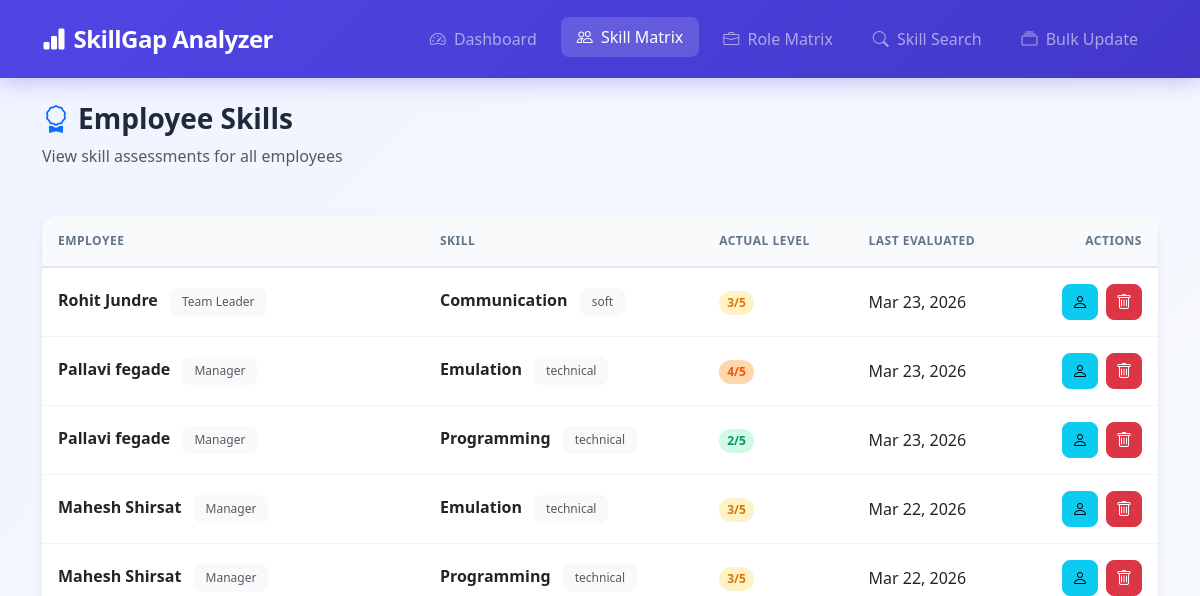
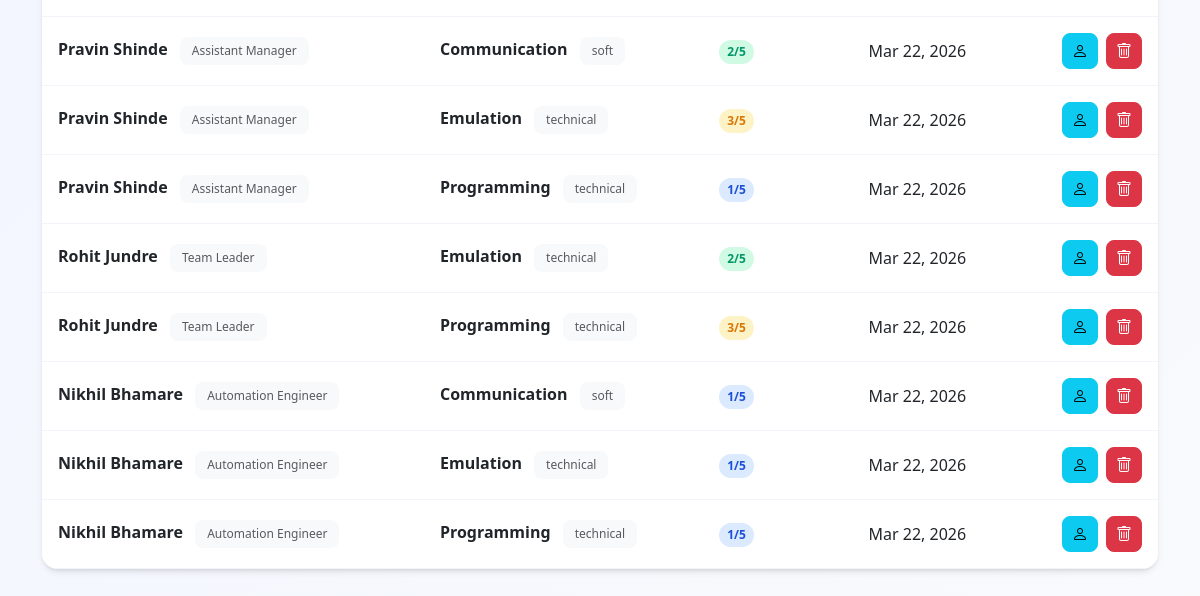
/employee-skills/, run on an earlier commit of the app's database (2 pictures, top to bottom).
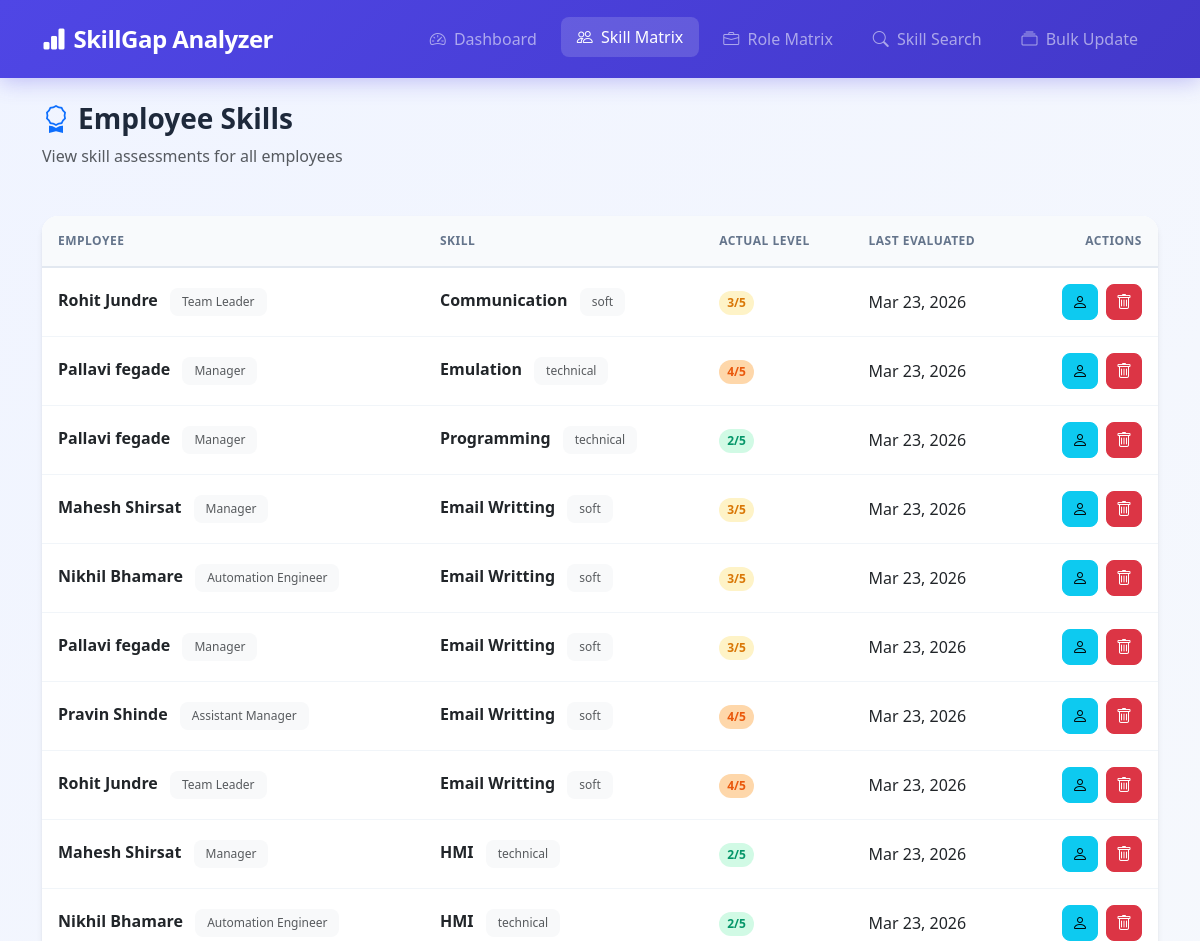
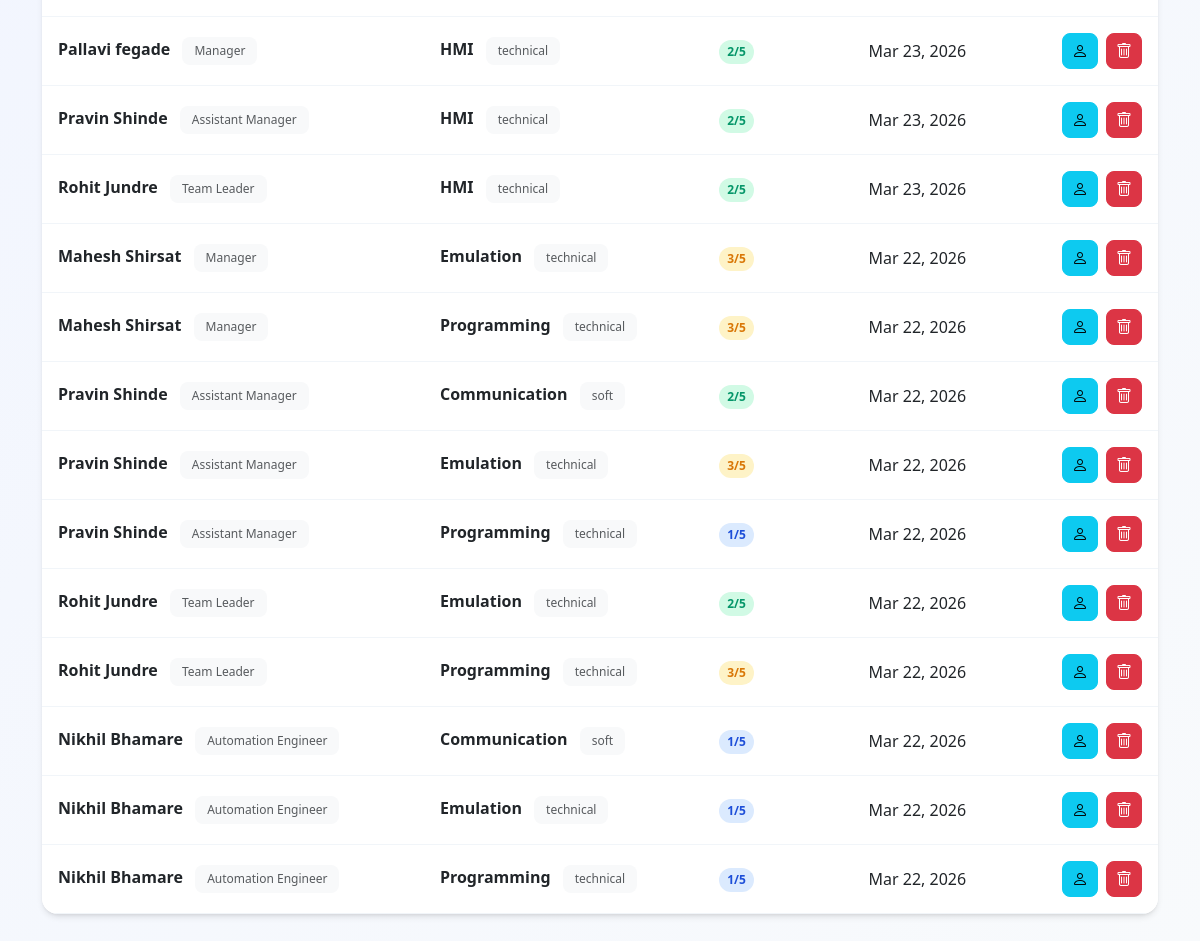
And on a later commit of the database (2 pictures, top to bottom).
### gap_analysis/models.py (models this page shows, shortened)
class EmployeeSkill(models.Model):
    skill_matrix = models.ForeignKey(SkillMatrix, on_delete=models.CASCADE, related_name='skills')
    skill = models.ForeignKey(Skill, on_delete=models.CASCADE, related_name='employee_skills')
    actual_level = models.IntegerField(
        default=0,
        validators=[MinValueValidator(0), MaxValueValidator(5)]
    )
    notes = models.TextField(blank=True, null=True)
    last_evaluated = models.DateField(auto_now=True)
    class Meta:
        unique_together = ('skill_matrix', 'skill')
        ordering = ['skill__name']

class SkillMatrix(models.Model):
    STATUS_CHOICES = [
        ('active', 'Active'),
        ('inactive', 'Inactive'),
        ('on_leave', 'On Leave'),
    ]
    user = models.OneToOneField(User, on_delete=models.CASCADE, null=True, blank=True)
    name = models.CharField(max_length=100)
    email = models.EmailField(blank=True, null=True)
    manager = models.ForeignKey('self', on_delete=models.SET_NULL, null=True, blank=True, related_name='subordinates')
    role_matrix = models.ForeignKey(RoleMatrix, on_delete=models.SET_NULL, null=True, blank=True, help_text="Assigned Role")
    status = models.CharField(max_length=20, choices=STATUS_CHOICES, default='active')
    join_date = models.DateField(null=True, blank=True)
    class Meta:
        ordering = ['name']

class RoleMatrix(models.Model):
    title = models.CharField(max_length=100, help_text="Role/Job Title")
    department = models.CharField(max_length=100, blank=True, null=True, help_text="Department name")
    description = models.TextField(blank=True, null=True)
    class Meta:
        verbose_name_plural = "Role Matrices"
        ordering = ['title']
    @property
    def name(self):
        return self.title

class Skill(models.Model):
    CATEGORY_CHOICES = [
        ('technical', 'Technical'),
        ('soft', 'Soft Skills'),
        ('leadership', 'Leadership'),
        ('domain', 'Domain Knowledge'),
        ('tools', 'Tools & Software'),
        ('other', 'Other'),
    ]
    name = models.CharField(max_length=100, unique=True)
    category = models.CharField(max_length=100, choices=CATEGORY_CHOICES, blank=True, null=True)
    description = models.TextField(blank=True, null=True)
    class Meta:
        ordering = ['name']

### gap_analysis/views.py (the view)
# urls.py: path('employee-skills/', views.EmployeeSkillListView.as_view(), name='employee_skill_list'),
class EmployeeSkillListView(ListView):
    model = EmployeeSkill
    template_name = 'gap_analysis/employee_skill_list.html'
    context_object_name = 'employee_skills'
    queryset = EmployeeSkill.objects.select_related('skill_matrix', 'skill').all().order_by('-last_evaluated')

### gap_analysis/templates/gap_analysis/employee_skill_list.html (shortened to what this page needs)
{% extends 'gap_analysis/base.html' %}
{% block content %}
<div class="animate-fade-in">
    <div class="page-header">
        <div>
            <h1 class="page-title">
                <i class="bi bi-award me-2 text-primary"></i>Employee Skills
            </h1>
            <p class="text-muted mt-1">View skill assessments for all employees</p>
        </div>
    </div>
    {% if employee_skills %}
    <div class="card">
        <div class="card-body p-0">
            <div class="table-responsive">
                <table class="table table-hover mb-0">
                    <thead>
                        <tr>
                            <th>Employee</th>
                            <th>Skill</th>
                            <th>Actual Level</th>
                            <th>Last Evaluated</th>
                            <th class="text-end">Actions</th>
                        </tr>
                    </thead>
                    <tbody>
                        {% for es in employee_skills %}
                        <tr>
                            <td>
                                <strong>{{ es.skill_matrix.name }}</strong>
                                {% if es.skill_matrix.role_matrix %}
                                    <span class="badge bg-light text-muted ms-2">{{ es.skill_matrix.role_matrix.title }}</span>
                                {% endif %}
                            </td>
                            <td>
                                <strong>{{ es.skill.name }}</strong>
                                {% if es.skill.category %}
                                    <span class="badge bg-light text-muted ms-2">{{ es.skill.category }}</span>
                                {% endif %}
                            </td>
                            <td>
                                <span class="level-badge level-{{ es.actual_level }}">{{ es.actual_level }}/5</span>
                            </td>
                            <td>{{ es.last_evaluated|date:"M d, Y" }}</td>
                            <td>
                                <div class="d-flex justify-content-end gap-2">
                                    <a href="{% url 'employee_profile' es.skill_matrix.id %}" class="btn btn-info btn-icon" title="View Profile">
                                        <i class="bi bi-person"></i>
                                    </a>
                                    <a href="{% url 'employee_skill_delete' es.id %}" class="btn btn-danger btn-icon" title="Delete">
                                        <i class="bi bi-trash"></i>
                                    </a>
                                </div>
                            </td>
                        </tr>
                        {% endfor %}
                    </tbody>
                </table>
            </div>
        </div>
    </div>
    {% endif %}
</div>
{% endblock %}

What changed in the data, as far as the page shows it:
added EmployeeSkill: skill_matrix.name "Mahesh Shirsat", skill_matrix.role_matrix "Manager", skill.name "Email Writting", skill.category "soft", actual_level "3", last_evaluated "Mar 23, 2026"
added EmployeeSkill: skill_matrix.name "Nikhil Bhamare", skill_matrix.role_matrix "Automation Engineer", skill.name "Email Writting", skill.category "soft", actual_level "3", last_evaluated "Mar 23, 2026"
added EmployeeSkill: skill_matrix.name "Pallavi fegade", skill_matrix.role_matrix "Manager", skill.name "Email Writting", skill.category "soft", actual_level "3", last_evaluated "Mar 23, 2026"
added EmployeeSkill: skill_matrix.name "Pravin Shinde", skill_matrix.role_matrix "Assistant Manager", skill.name "Email Writting", skill.category "soft", actual_level "4", last_evaluated "Mar 23, 2026"
added EmployeeSkill: skill_matrix.name "Rohit Jundre", skill_matrix.role_matrix "Team Leader", skill.name "Email Writting", skill.category "soft", actual_level "4", last_evaluated "Mar 23, 2026"
added EmployeeSkill: skill_matrix.name "Mahesh Shirsat", skill_matrix.role_matrix "Manager", skill.name "HMI", skill.category "technical", actual_level "2", last_evaluated "Mar 23, 2026"
added EmployeeSkill: skill_matrix.name "Nikhil Bhamare", skill_matrix.role_matrix "Automation Engineer", skill.name "HMI", skill.category "technical", actual_level "2", last_evaluated "Mar 23, 2026"
added EmployeeSkill: skill_matrix.name "Pallavi fegade", skill_matrix.role_matrix "Manager", skill.name "HMI", skill.category "technical", actual_level "2", last_evaluated "Mar 23, 2026"
added EmployeeSkill: skill_matrix.name "Pravin Shinde", skill_matrix.role_matrix "Assistant Manager", skill.name "HMI", skill.category "technical", actual_level "2", last_evaluated "Mar 23, 2026"
added EmployeeSkill: skill_matrix.name "Rohit Jundre", skill_matrix.role_matrix "Team Leader", skill.name "HMI", skill.category "technical", actual_level "2", last_evaluated "Mar 23, 2026"
